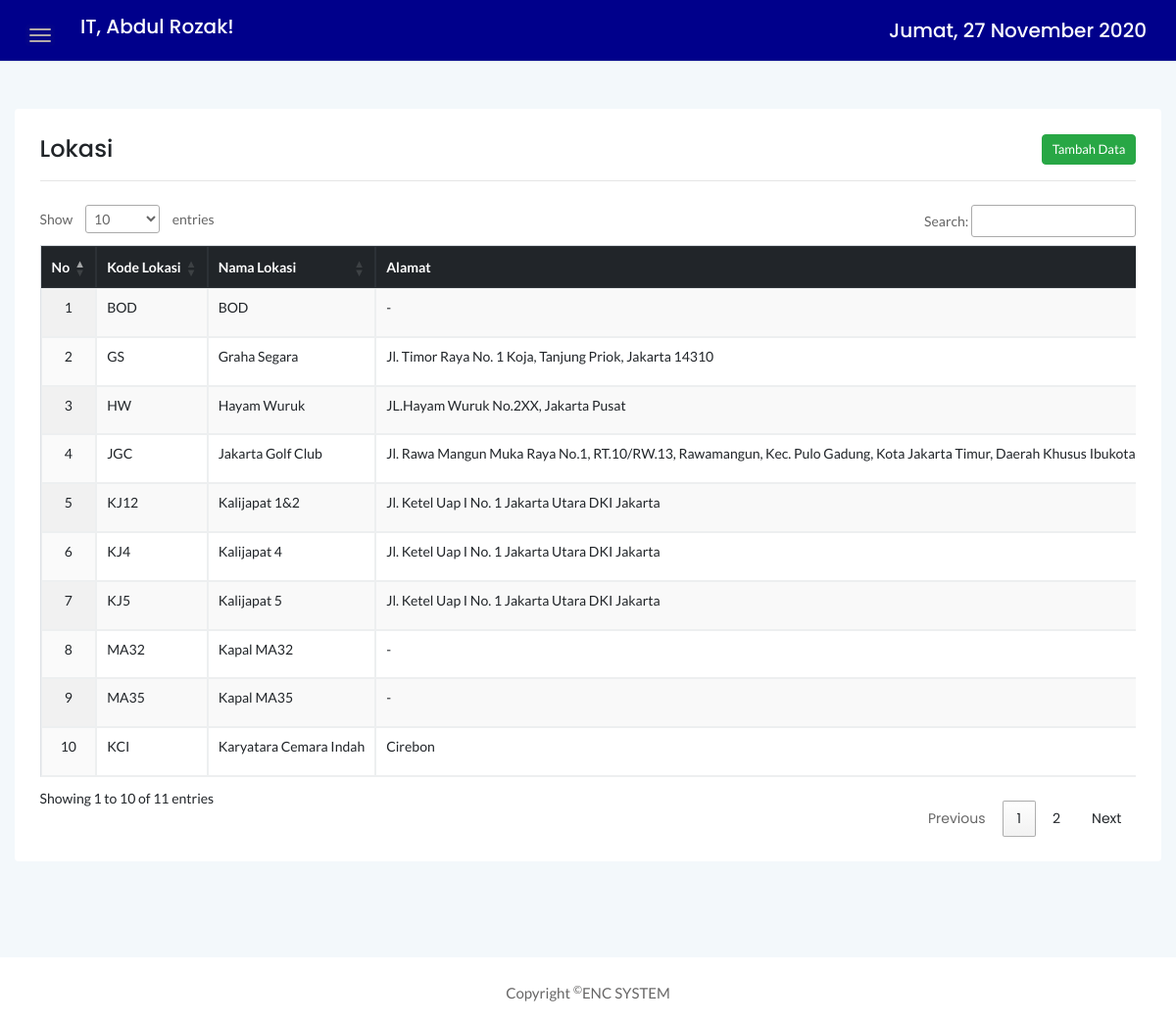
/module/index.php?p=lokasi (signed in), run on the app's committed database.
### tables this page shows
CREATE TABLE IF NOT EXISTS `lokasi` (
  `kd_lokasi` char(10) NOT NULL,
  `nm_lokasi` varchar(100) NOT NULL,
  `alamat` text NOT NULL,
  `telepon` int(11) DEFAULT NULL
);

### module/lokasi.php (the view, shortened to what this page needs)
<?php
	include '../connect.php';
	$queryDokumen = mysqli_query($conn, "SELECT * FROM lokasi ORDER BY nm_lokasi ASC");
	$no=1;
?>
<section>
	<div class="row mt-5 mb-5">
        <div class="col-12">
            <div class="card">
                <div class="card-body">
                    <div class="d-sm-flex justify-content-between align-items-center">
						<h4>Lokasi</h4>
						<button data-toggle="modal" data-target="#myModal" class="btn btn-success btn-xs">Tambah Data</button>
                    </div>
					<hr>
                    <div class="market-status-table mt-4">
                        <div class="table-responsive">
                            <table id="table-dtNormal" class="table table-bordered table-hover  display nowrap" align="center">
                                <thead class="thead-dark">
                                    <tr style="text-align: center;">
                                        <th>No</th>
                                        <th>Kode Lokasi</th>
                                        <th>Nama Lokasi</th>
										<th width="100px">Alamat</th>
                                    </tr>
                                </thead>
								<tbody>
									<?php
										while ($data = mysqli_fetch_assoc($queryDokumen)){
									?>
										<tr>
											<td style="text-align: center; width: 5%;"><?= $no++; ?></td>
											<td><?= $data['kd_lokasi']; ?></td>
											<td><?= $data['nm_lokasi']; ?></td>
											<td width="100px"><?= $data['alamat']; ?></td>
										</tr>
									<?php } ?>
								</tbody>
                            </table>
                        </div>
                    </div>
                </div>
            </div>
        </div>
	</div>
</section>

### module/index.php (shortened to what this page needs)
<!doctype html>
<html lang="en">
<head>
    <link rel="stylesheet" href="../assets/css/bootstrap.min.css">
    <link rel="stylesheet" href="../assets/css/font-awesome.min.css">
    <link rel="stylesheet" href="../assets/css/themify-icons.css">
    <link rel="stylesheet" href="../assets/css/metisMenu.css">
    <link rel="stylesheet" href="../assets/css/owl.carousel.min.css">
    <link rel="stylesheet" href="../assets/css/slicknav.min.css">
    <link rel="stylesheet" href="https://www.amcharts.com/lib/3/plugins/export/export.css" type="text/css" media="all" />
    <link rel="stylesheet" href="../assets/css/typography.css">
    <link rel="stylesheet" href="../assets/css/default-css.css">
    <link rel="stylesheet" href="../assets/css/styles.css">
    <link rel="stylesheet" href="../assets/css/responsive.css">
	<link rel="stylesheet" href="https://cdn.datatables.net/1.10.22/css/jquery.dataTables.min.css">
</head>
<body>
    <div class="page-container">
        <div class="main-content">
            <div class="header-area " style="background-color: darkblue; color: white;">
                <div class="row align-items-center">
                    <div class="col-md-6 col-sm-4 clearfix">
                        <div class="nav-btn pull-left">
                            <span></span>
                            <span></span>
                            <span></span>
                        </div>
                        <div class="search-box pull-left">
                            <h5>IT, <?= $_SESSION['nm'] ?>!</h5>
                        </div>
                    </div>
                    <div class="col-md-6 col-sm-4 clearfix">
                        <ul class="notification-area pull-right">
                            <li>
                                <h5>
                                    <div class="date">
                                    </div>
                                </h5>
                            </li>
                        </ul>
                    </div>
                </div>
            </div>
		<div class="main-content-inner">
            <?php include "page.php"; ?>
        </div>
        <footer>
            <div class="footer-area">
                <p>Copyright <sup>&copy;</sup>ENC SYSTEM</p>
            </div>
        </footer>
    </div>
</body>
</html>

### module/page.php
<?php
    $page = isset($_GET['p']) ? $_GET['p'] : "";
    if ($page == "") {
        include_once "home.php";
    } elseif($page == "user") {
        include_once "user.php";
    } elseif($page == "laporan_it") {
        include_once "laporan_it.php";
    } elseif($page == "add_laporanit") {
        include_once "add_laporanit.php";
    } elseif($page == "edit_laporanit") {
        include_once "edit_laporanit.php";
    } elseif($page == "dtl_laporanit") {
        include_once "dtl_laporanit.php";
    } elseif($page == "pc_laptop") {
        include_once "pc_laptop.php";
    } elseif($page == "dtl_pclaptop") {
        include_once "dtl_pclaptop.php";
    } elseif($page == "add_pclaptop") {
        include_once "add_pclaptop.php";
    } elseif($page == "edit_pclaptop") {
        include_once "edit_pclaptop.php";
    } elseif($page == "spt_lembur") {
        include_once "spt_lembur.php";
    } elseif($page == "dtl_sptlembur") {
        include_once "dtl_sptlembur.php";
    } elseif($page == "dokumen_it") {
        include_once "dokumen_it.php";
    } elseif($page == "app_sptlembur") {
        include_once "app_sptlembur.php";
    } elseif($page == "lokasi") {
        include_once "lokasi.php";
    }
?>

### assets/css/styles.css (style rules this page uses)
.page-container { width: 100%; height: 100%; min-height: 100vh; padding-left: 280px; -webkit-transition: padding-left 0.3s ease 0s; transition: padding-left 0.3s ease 0s; }
.card { border: none; border-radius: 4px; background-color: #fff; -webkit-transition: all 0.3s ease 0s; transition: all 0.3s ease 0s; }
.card-body { padding: 25.6px; padding: 1.6rem; }
.main-content { width: 100%; background: #F3F8FB; }
.main-content-inner { padding: 0 30px 50px; }
.header-area { padding: 15px 30px; background: #fff; border-bottom: 1px solid #d8e3e7; }
.nav-btn { margin-right: 30px; margin-top: 10px; cursor: pointer; }
.nav-btn span { display: block; width: 22px; height: 2px; background: #b3aaaa; margin: 4px 0; border-radius: 15px; -webkit-transition: all 0.3s ease 0s; transition: all 0.3s ease 0s; box-shadow: 0 0 0 4px rgba(99, 96, 96, 0.03); }
.notification-area { -webkit-user-select: none; -moz-user-select: none; -ms-user-select: none; user-select: none; position: relative; z-index: 1; }
.notification-area li { display: inline-block; margin-left: 20px; cursor: pointer; -webkit-user-select: none; -moz-user-select: none; -ms-user-select: none; user-select: none; }
.market-status-table { overflow: hidden; }
.footer-area { text-align: center; padding: 23px 0 19px; background: #fff; }
.footer-area p { color: #676666; margin-bottom: 0; }
.btn { padding: 11px 17px; font-size: 13px; letter-spacing: 0; }
.btn-xs { padding: 5px 10px; }
table tr th { border-bottom: none; }
table tr th, table tr td { border-top: 1px solid rgba(120, 130, 140, 0.13) !important; }
.table-bordered td, .table-bordered th { border: 1px solid rgba(120, 130, 140, 0.13) !important; }
table.dataTable.no-footer { border-bottom: 1px solid rgba(120, 130, 140, 0.13) !important; }
table.dataTable thead th, table.dataTable thead td { border-bottom-color: transparent; }

### data on the page
lokasi: kd_lokasi "BOD", nm_lokasi "BOD", alamat "-"
lokasi: kd_lokasi "GS", nm_lokasi "Graha Segara", alamat "Jl. Timor Raya No. 1 Koja, Tanjung Priok, Jakarta 14310"
lokasi: kd_lokasi "HW", nm_lokasi "Hayam Wuruk", alamat "JL.Hayam Wuruk No.2XX, Jakarta Pusat"
lokasi: kd_lokasi "JGC", nm_lokasi "Jakarta Golf Club", alamat "Jl. Rawa Mangun Muka Raya No.1, RT.10/RW.13, Rawamangun, Kec. Pulo Gadung, Kota Jakarta Timur, Daerah Khusus Ibukota…"
lokasi: kd_lokasi "KJ12", nm_lokasi "Kalijapat 1&2", alamat "Jl. Ketel Uap I No. 1 Jakarta Utara DKI Jakarta"
lokasi: kd_lokasi "KJ4", nm_lokasi "Kalijapat 4", alamat "Jl. Ketel Uap I No. 1 Jakarta Utara DKI Jakarta"
lokasi: kd_lokasi "KJ5", nm_lokasi "Kalijapat 5", alamat "Jl. Ketel Uap I No. 1 Jakarta Utara DKI Jakarta"
lokasi: kd_lokasi "MA32", nm_lokasi "Kapal MA32", alamat "-"
lokasi: kd_lokasi "MA35", nm_lokasi "Kapal MA35", alamat "-"
lokasi: kd_lokasi "KCI", nm_lokasi "Karyatara Cemara Indah", alamat "Cirebon"

### other printed values
$_SESSION['nm'] "Abdul Rozak"
